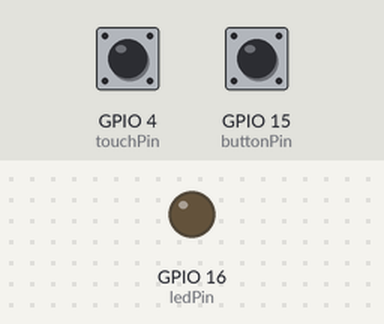
Bench run of a sketch on a simulated ESP32. Parts: output pins drawn as LEDs (lit = HIGH). Inputs (shaded band) come from the test bench; at power-on: GPIO 4 (touchPin) HIGH, GPIO 15 (buttonPin) LOW. What the sketch prints to the serial monitor is not drawn.

Above: at 2.2 s.
2.3 s: GPIO 4 (touchPin) pulled LOW for 0.6 s
At 2.9 s:
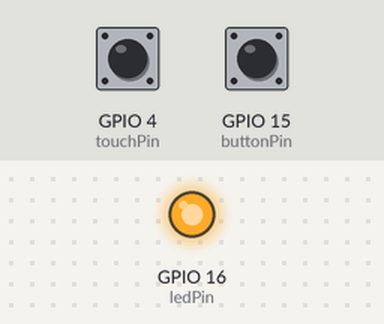
4.5 s: GPIO 4 (touchPin) pulled LOW for 3.2 s
At 8.3 s:
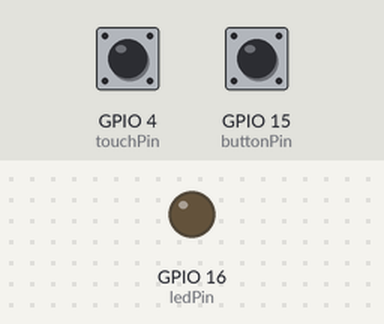
9.5 s: GPIO 15 (buttonPin) pulled HIGH for 3.2 s
At 10.7 s:
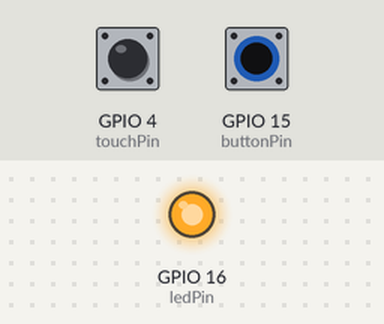
Timing chart, 0 to 14.5 s (numbered marks = the images above; inputs shaded):
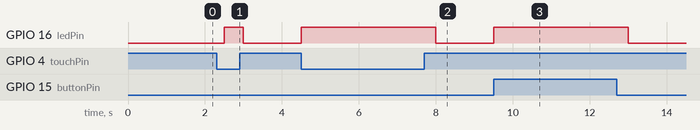

The sketch:

sketch_sep17d.ino
```cpp
const int buttonPin = 15;
const int ledPin = 16;
int buttonState = 0;
const int touchPin = 4;
const int threshold = 20;
int touchValue;


void setup() {
  Serial.begin(115200);
  delay(1000);
  pinMode(buttonPin, INPUT);
  pinMode(ledPin, OUTPUT);
}

void loop() {
  buttonState = digitalRead(buttonPin);
  Serial.println(buttonState);
  touchValue = touchRead(touchPin);
  Serial.print(touchValue);

  if ( (buttonState == HIGH) || (touchValue < threshold) ){
    digitalWrite (ledPin, HIGH);
  }
  else{
    digitalWrite(ledPin, LOW);
  }
  delay(500);
}
```

Measured:
- after the input at 2.3 s, GPIO 16 (ledPin): LOW → HIGH after 0.20 s, → LOW 0.50 s later
- after the input at 4.5 s, GPIO 16 (ledPin): LOW → HIGH at once, → LOW 3.5 s later
- after the input at 9.5 s, GPIO 16 (ledPin): LOW → HIGH at once, → LOW 3.5 s later
